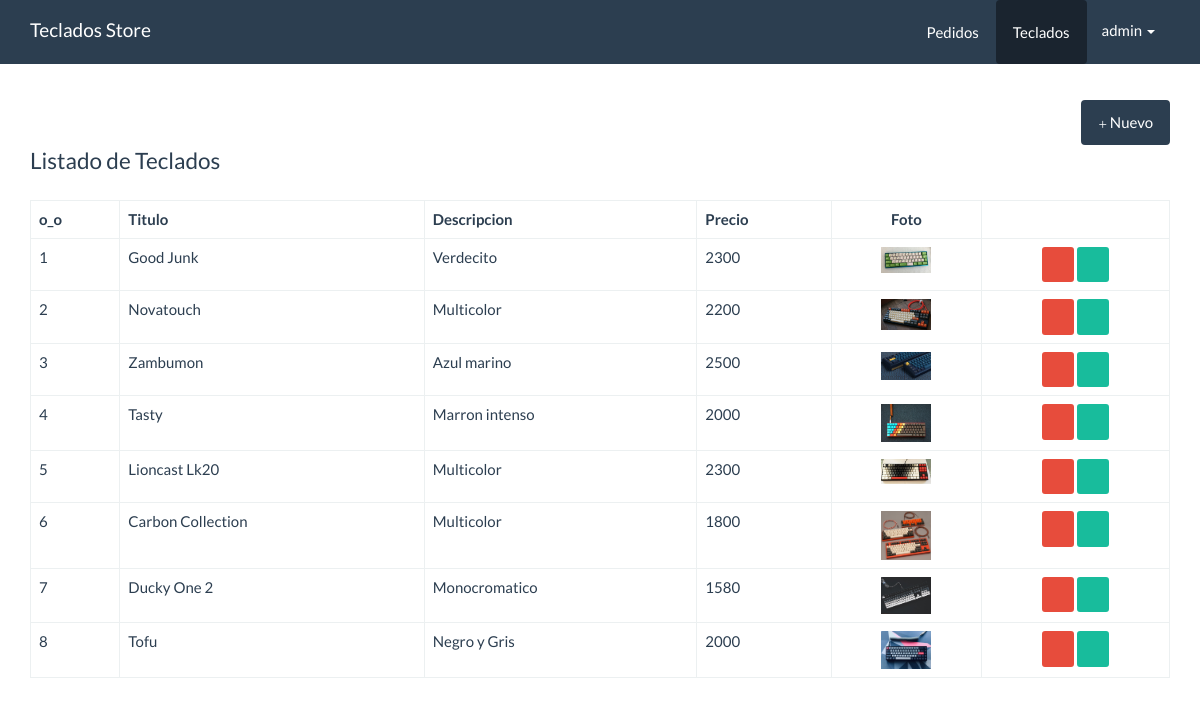
The app's page /panel/teclados/index.php with its own data.
### tables this page shows
CREATE TABLE `teclados` (
  `IDteclado` int(11) NOT NULL,
  `titulo` varchar(100) NOT NULL,
  `descripcion` varchar(100) NOT NULL,
  `foto` varchar(100) NOT NULL,
  `precio` decimal(10,0) NOT NULL,
  `categoriaID` int(10) NOT NULL,
  `fecha` date NOT NULL,
  `estado` int(11) NOT NULL DEFAULT 1
);

### src/Teclado.php (called while the page is built, shortened)
<?php
class Teclado{
    private $cn = null;
    public function __construct(){
        $this->config = parse_ini_file(__DIR__.'/../config.ini') ;
        $this->cn = new \PDO( $this->config['dns'], $this->config['usuario'],$this->config['clave'],array(
            \PDO::MYSQL_ATTR_INIT_COMMAND => 'SET NAMES utf8'
        ));
    }
    public function mostrar(){
        $sql = "SELECT teclados.IDteclado,titulo, descripcion, foto, precio, fecha, estado FROM teclados
        INNER JOIN categoria
        ON teclados.categoriaID=categoria.ID
        ORDER BY teclados.IDteclado DESC";
        $resultado = $this->cn->prepare($sql);
        if($resultado->execute())
            return $resultado->fetchAll();
        return false;
    }
}

### panel/teclados/index.php (the view, shortened to what this page needs)
<!DOCTYPE html>
<html lang="en">
  <head>
    <link rel="stylesheet" href="../../assets/css/bootstrap.min.css">
    <link rel="stylesheet" href="../../assets/css/estilos.css">
  </head>
  <body>
    <nav class="navbar navbar-default navbar-fixed-top">
      <div class="container">
        <div class="navbar-header">
          <a class="navbar-brand" href="../dashboard.php">Teclados Store</a>
        </div>
        <div id="navbar" class="navbar-collapse collapse">
          <ul class="nav navbar-nav pull-right">
            <li>
              <a href="../pedidos/index.php" class="btn">Pedidos</a>
            </li>
            <li class="active">
              <a href="index.php" class="btn">Teclados</a>
            </li>
            <li class="dropdown">
                <a href="#" class="dropdown-toggle" data-toggle="dropdown" role="button" aria-haspopup="true" aria-expanded="false">admin <span class="caret"></span></a>
            </li>
          </ul>
        </div>
      </div>
    </nav>
    <div class="container" id="main">
    <div class="row">
          <div class="col-md-12">
              <div class="pull-right">
                <a href="form_registrar.php" class="btn btn-primary"><span class="glyphicon glyphicon-plus"></span> Nuevo</a>
              </div>
          </div>
        </div>
        <div class="row">
          <div class="col-md-12">
             <fieldset>
              <legend>Listado de Teclados</legend>
                <table class="table table-bordered">
                  <thead>
                    <tr>
                      <th>o_o</th>
                      <th>Titulo</th>
                      <th>Descripcion</th>
                      <th>Precio</th>
                      <th class="text-center">Foto</th>
                      <th></th>
                    </tr>
                  </thead>
                  <tbody>
                  <?php
                      $teclado = new Kawschool\Teclado;
                      $info_teclado = $teclado->mostrar();
                      $cantidad = count($info_teclado);
                      if($cantidad > 0){
                        $c=0;
                      for($x =0; $x < $cantidad; $x++){
                        $c++;
                        $item = $info_teclado[$x];
                    ?>
                      <tr>
                      <td><?php print $c?></td>
                      <td><?php print $item['titulo']?></td>
                      <td><?php print $item['descripcion']?></td>
                      <td><?php print $item['precio']?></td>
                      <td class="text-center">
                        <?php
                          $foto = '../../upload/'.$item['foto'];
                          if(file_exists($foto)){
                        ?>
                          <img src="<?php print $foto; ?>" width="50">
                      <?php }else{?>
                          SIN FOTO
                      <?php }?>
                      </td>
                      <td class="text-center">
                        <a href="../acciones.php?id=<?php print $item['IDteclado'] ?>" class="btn btn-danger btn-sm"><span class="glyphicon glyphicon-trash"></span></a>
                        <a href="form_actualizar.php?id=<?php print $item['IDteclado']  ?>" class="btn btn-success btn-sm"><span class="glyphicon glyphicon-edit"></span></a>
                      </td>
                    </tr>
                    <?php
                      }
                    }else{
                    ?>
                    <tr>
                      <td colspan="6">NO HAY REGISTROS</td>
                    </tr>
                    <?php }?>
                  </tbody>
                </table>
             </fieldset>
          </div>
        </div>
    </div>
  </body>
</html>

### assets/css/estilos.css (style rules this page uses)
#main { margin-top: 100px; }

### records on screen
teclados: titulo "Good Junk", descripcion "Verdecito", precio "2300", foto (picture)
teclados: titulo "Novatouch", descripcion "Multicolor", precio "2200", foto (picture)
teclados: titulo "Zambumon", descripcion "Azul marino", precio "2500", foto (picture)
teclados: titulo "Tasty", descripcion "Marron intenso", precio "2000", foto (picture)
teclados: titulo "Lioncast Lk20", descripcion "Multicolor", precio "2300", foto (picture)
teclados: titulo "Carbon Collection", descripcion "Multicolor", precio "1800", foto (picture)
teclados: titulo "Ducky One 2", descripcion "Monocromatico", precio "1580", foto (picture)
teclados: titulo "Tofu", descripcion "Negro y Gris", precio "2000", foto (picture)
